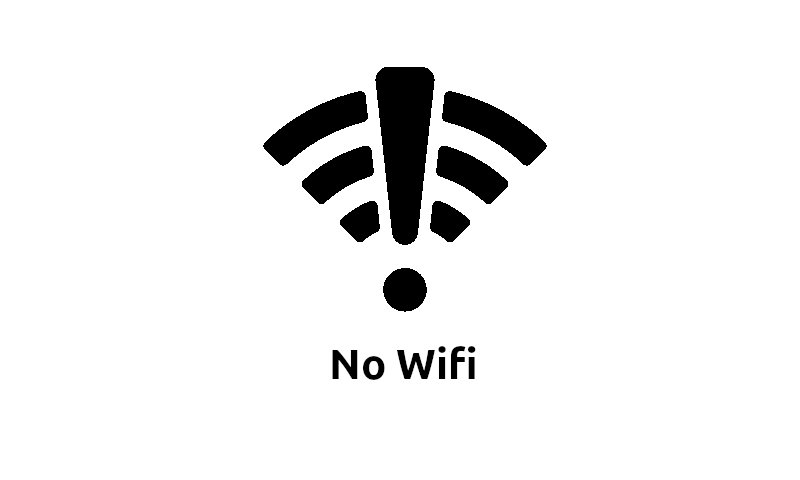
#> input picture tools/no-wifi.png, 800 x 480 px
$ python im2struct.py no-wifi.png out.png
#> lines starting #> are read from the running program, lines starting #| are printed output that depends on the picture; after the words box and inside, x2 and y2 are one past the last pixel; in counts of white or black regions, pixels touching at a corner belong together
#!/usr/bin/env python
# -*- coding: utf-8 -*-

# Copyright (c) 2023 Diego Asanza <f.asanza@gmail.com>
#
# SPDX-License-Identifier: Apache-2.0
#

from PIL import Image
from numpy import packbits
import argparse
from pathlib import Path

def chunks(l, n):
    # looping till length l
    for i in range(0, len(l), n):
        yield l[i:i + n]


if __name__ == "__main__":
    parser = argparse.ArgumentParser()
    parser.add_argument("--threshold", default=200, type=int)
    parser.add_argument("--width", default=800, type=int)
    parser.add_argument("--height", default=480, type=int)
    parser.add_argument("infile")
    parser.add_argument("outfile")
    args = parser.parse_args()

    size = (args.width, args.height)

    with Image.open(args.infile) as im:
#> im is the input picture: PIL image 800x480 RGBA; mean R, G, B, A 238.6, 238.6, 238.6, 254.7
        if(im.mode != 'L'):
            r, g, b, a = im.split()
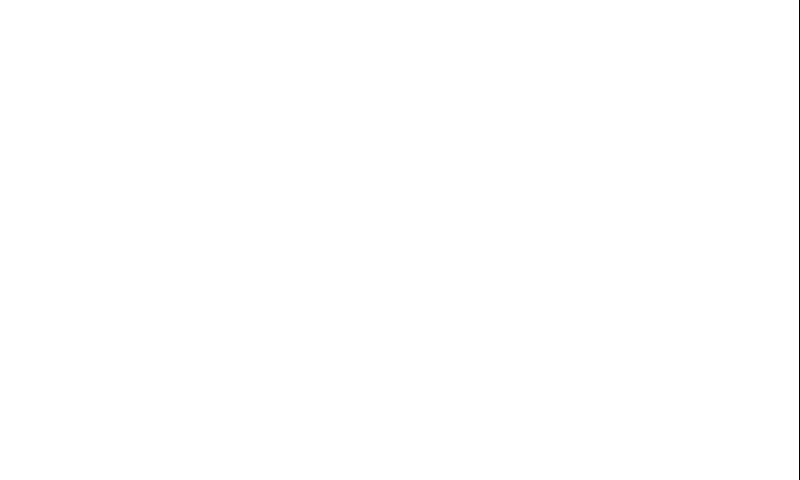
#> a: PIL image 800x480 L; 99.9% white; black in thin lines or dots, all inside (x1, y1, x2, y2) = (799, 0, 800, 480)
            im = Image.merge("RGB", (r, g, b))
#> im: PIL image 800x480 RGB
            im = im.convert('L')
        im = im.resize(size)
        im = im.point( lambda p: 255 if p > args.threshold else 0 )
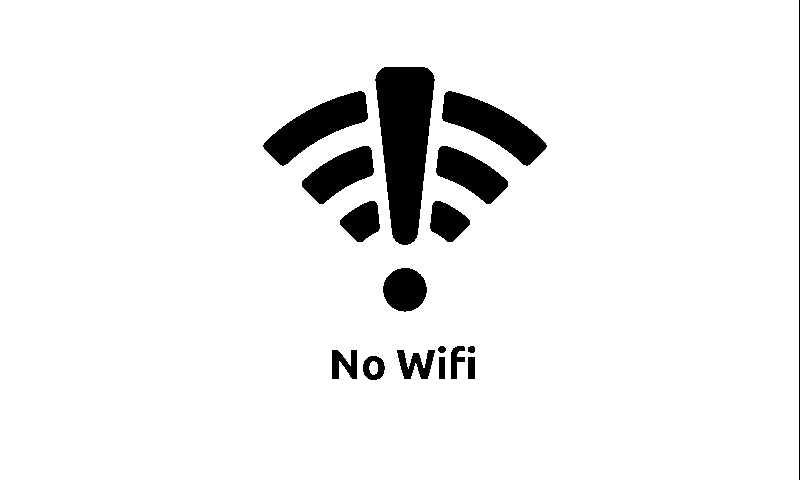
#> im: PIL image 800x480 L; 93.5% white; 17 black regions, largest, box (x1, y1, x2, y2) and area: (375, 67, 435, 245) 7438, (442, 91, 547, 166) 3375, (263, 91, 368, 166) 3373
        im = im.convert('1')
        im = im.crop((0, 0) + size)

        data = packbits(im.getdata())
        width = im.width
#> width = 800
        height = im.height
#> height = 480
        name = Path(args.outfile).stem.replace('-', '_')

        with open(args.outfile, 'w') as f:
            f.write("#define {}_WIDTH {} \n".format(name.upper(), width))
            f.write("#define {}_HEIGHT {} \n".format(name.upper(), height))
            f.write("static const unsigned char {} [] = {{\n".format(name))

            for x in chunks(data, 12) :
                f.write('    ')
                for i in x:
                    f.write("0x{:02x}, ".format(i))
                f.write('\n')
#> this loop made 4000 passes
#> x on passes 1 to 3: [255, 255, 255, 255, 255, 255, 255, 255, 255, 255, 255, 255], [255, 255, 255, 255, 255, 255, 255, 255, 255, 255, 255, 255], [255, 255, 255, 255, 255, 255, 255, 255, 255, 255, 255, 255]

            f.write("};\n")
